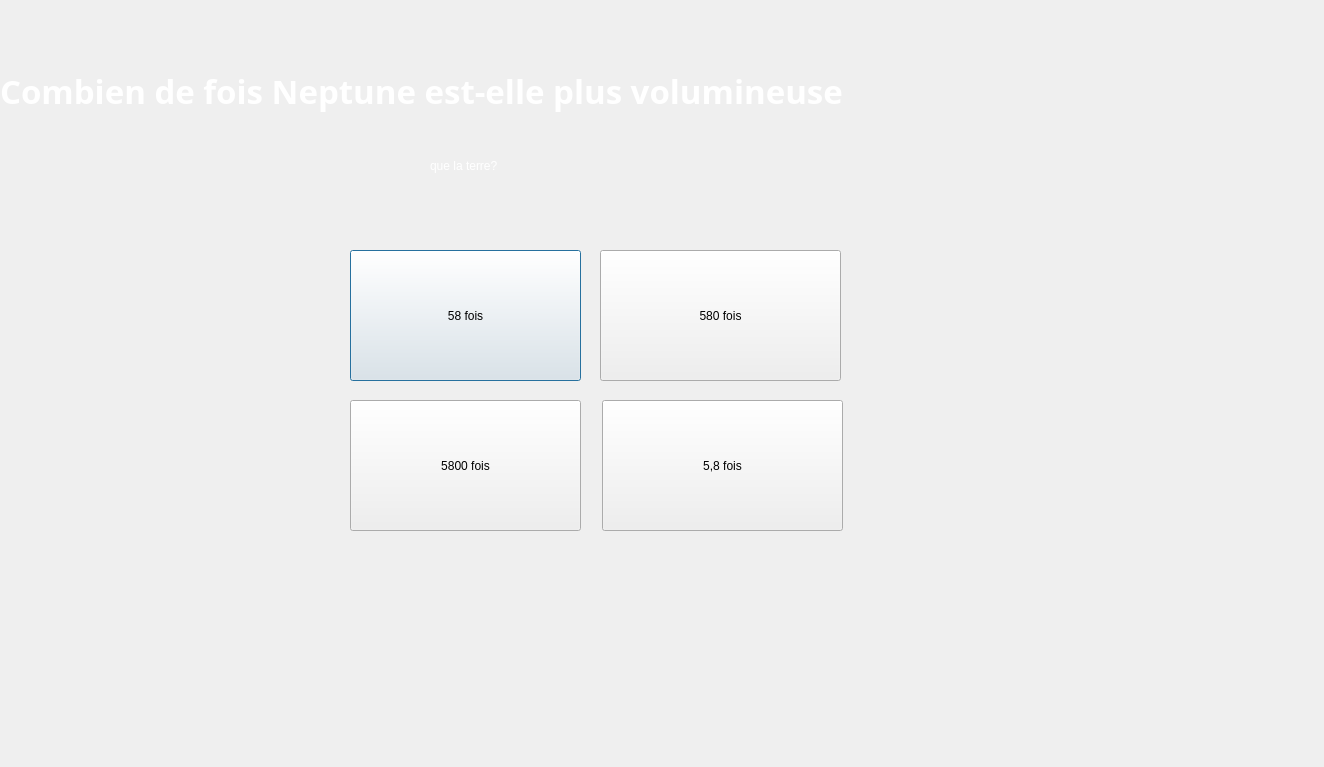
<?xml version="1.0" encoding="UTF-8"?>
<ui version="4.0">
 <class>Dialog23</class>
 <widget class="QDialog" name="Dialog23">
  <property name="geometry">
   <rect>
    <x>0</x>
    <y>0</y>
    <width>1324</width>
    <height>767</height>
   </rect>
  </property>
  <property name="windowTitle">
   <string>Dialog</string>
  </property>
  <widget class="QLabel" name="label">
   <property name="geometry">
    <rect>
     <x>0</x>
     <y>40</y>
     <width>1211</width>
     <height>101</height>
    </rect>
   </property>
   <property name="font">
    <font>
     <family>Segoe Script</family>
     <pointsize>25</pointsize>
     <italic>false</italic>
     <bold>true</bold>
    </font>
   </property>
   <property name="styleSheet">
    <string notr="true">font: 700 25pt &quot;Segoe Script&quot;;
color: rgb(255, 255, 255);</string>
   </property>
   <property name="text">
    <string>Combien de fois Neptune est-elle plus volumineuse </string>
   </property>
  </widget>
  <widget class="QPushButton" name="pushButton">
   <property name="geometry">
    <rect>
     <x>350</x>
     <y>250</y>
     <width>231</width>
     <height>131</height>
    </rect>
   </property>
   <property name="text">
    <string>58 fois</string>
   </property>
  </widget>
  <widget class="QPushButton" name="pushButton_2">
   <property name="geometry">
    <rect>
     <x>600</x>
     <y>250</y>
     <width>241</width>
     <height>131</height>
    </rect>
   </property>
   <property name="text">
    <string>580 fois</string>
   </property>
  </widget>
  <widget class="QPushButton" name="pushButton_3">
   <property name="geometry">
    <rect>
     <x>350</x>
     <y>400</y>
     <width>231</width>
     <height>131</height>
    </rect>
   </property>
   <property name="text">
    <string>5800 fois</string>
   </property>
  </widget>
  <widget class="QPushButton" name="pushButton_4">
   <property name="geometry">
    <rect>
     <x>602</x>
     <y>400</y>
     <width>241</width>
     <height>131</height>
    </rect>
   </property>
   <property name="text">
    <string>5,8 fois</string>
   </property>
  </widget>
  <widget class="QLabel" name="label_2">
   <property name="geometry">
    <rect>
     <x>430</x>
     <y>130</y>
     <width>341</width>
     <height>71</height>
    </rect>
   </property>
   <property name="styleSheet">
    <string notr="true">font: 700 25pt &quot;Segoe Script&quot;;
color: rgb(255, 255, 255);</string>
   </property>
   <property name="text">
    <string>que la terre?</string>
   </property>
  </widget>
 </widget>
 <resources/>
 <connections/>
</ui>
